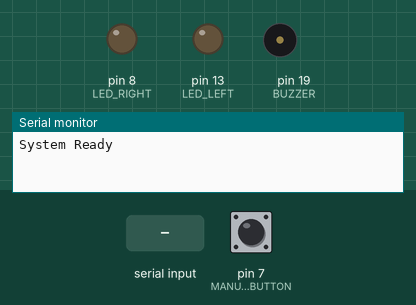
Recording of a sketch running on a simulated Arduino Uno, built with avr-gcc and run on an emulated ATmega328P. Parts: output pins drawn as LEDs (lit = HIGH), buzzer (waves = sounding), the last lines printed to the serial monitor. Dashed ring = blinking. Inputs (shaded band) come from the test bench; at power-on: pin 7 (MANUAL_BUTTON) HIGH.

Above: at 1.2 s.
1.3 s: "left\n" received over Serial
At 1.49 s:
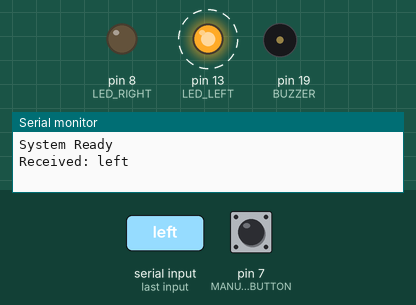
4.3 s: "right\n" received over Serial
At 4.49 s:
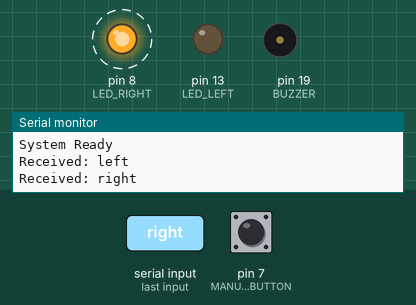
10.3 s: "idle\n" received over Serial
At 11.4 s:
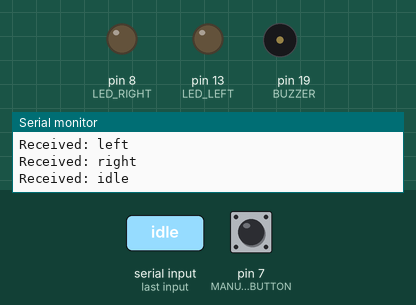
Timing chart, 0 to 12.8 s (numbered marks = the images above; inputs shaded):
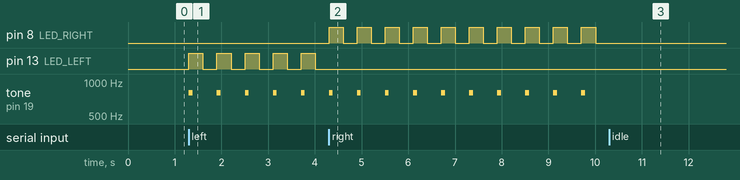

The sketch:

sketch_apr8a.ino
```cpp
#define LED_RIGHT 8
#define LED_LEFT 13
#define BUZZER 19
#define MANUAL_BUTTON 7

String currentMode = "idle";
bool lastButtonState = HIGH;

unsigned long lastBlinkTime = 0;
bool blinkState = false;

void setup() {
  Serial.begin(9600);

  pinMode(LED_RIGHT, OUTPUT);
  pinMode(LED_LEFT, OUTPUT);
  pinMode(BUZZER, OUTPUT);
  pinMode(MANUAL_BUTTON, INPUT_PULLUP);

  allOff();
  Serial.println("System Ready");
}

void loop() {
  readButton();
  readSerialCommand();
  updateOutput();
}

void readButton() {
  bool buttonState = digitalRead(MANUAL_BUTTON);

  // 每次按下都发送 search
  if (lastButtonState == HIGH && buttonState == LOW) {
    Serial.println("search");
  }

  lastButtonState = buttonState;
}

void readSerialCommand() {
  if (Serial.available() > 0) {
    String cmd = Serial.readStringUntil('\n');
    cmd.trim();

    if (cmd == "left" || cmd == "right" || cmd == "idle") {
      currentMode = cmd;
      Serial.print("Received: ");
      Serial.println(currentMode);
    }
  }
}

void updateOutput() {
  unsigned long now = millis();

  if (currentMode == "idle") {
    allOff();
  }
  else if (currentMode == "right") {
    if (now - lastBlinkTime >= 300) {
      lastBlinkTime = now;
      blinkState = !blinkState;
      digitalWrite(LED_LEFT, LOW);
      digitalWrite(LED_RIGHT, blinkState);
      if (blinkState) tone(BUZZER, 800, 80);
    }
  }
  else if (currentMode == "left") {
    if (now - lastBlinkTime >= 300) {
      lastBlinkTime = now;
      blinkState = !blinkState;
      digitalWrite(LED_RIGHT, LOW);
      digitalWrite(LED_LEFT, blinkState);
      if (blinkState) tone(BUZZER, 800, 80);
    }
  }
}

void allOff() {
  digitalWrite(LED_RIGHT, LOW);
  digitalWrite(LED_LEFT, LOW);
  noTone(BUZZER);
}
```

Measured:
- after the input at 1.3 s, pin 13 (LED_LEFT): alternates HIGH for 0.30 s and LOW for 0.30 s, starting at once; tone on pin 19 (BUZZER): alternates 800 Hz for 0.08 s and silent for 0.52 s, starting at once
- after the input at 4.3 s, pin 8 (LED_RIGHT): alternates HIGH for 0.30 s and LOW for 0.30 s, starting at once; pin 13 (LED_LEFT): stops changing and stays LOW
- after the input at 10.3 s, pin 8 (LED_RIGHT): stops changing and stays LOW; tone on pin 19 (BUZZER): stops changing and stays silent
